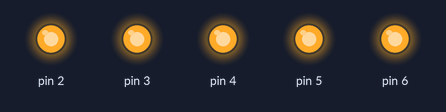
A sketch run on a simulated Arduino Uno, built with avr-gcc and run on an emulated ATmega328P. Parts: output pins drawn as LEDs (lit = HIGH).

Above: at 0.3 s.
Timing chart, 0 to 1.8 s (numbered marks = the images above):
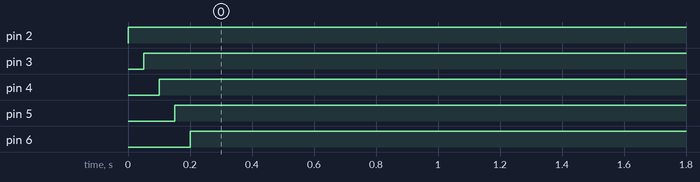

The sketch:

for_krasimsek.ino
```cpp
void setup() {
pinMode(2,OUTPUT);
pinMode(3,OUTPUT);
pinMode(4,OUTPUT);
pinMode(5,OUTPUT);
pinMode(6,OUTPUT);
}

void loop() {
for(int b=2; b<8; b++)
{
digitalWrite(b, HIGH);
delay(50);
}
//for(int b =8; b>=2; b--)
{
  //digitalWrite(b, LOW);
// delay(50);
  }
}
```

Measured:
- by itself, pin 2: LOW → HIGH at 0.00 s
- by itself, pin 3: LOW → HIGH at 0.05 s
- by itself, pin 4: LOW → HIGH at 0.10 s
- by itself, pin 5: LOW → HIGH at 0.15 s
- by itself, pin 6: LOW → HIGH at 0.20 s
